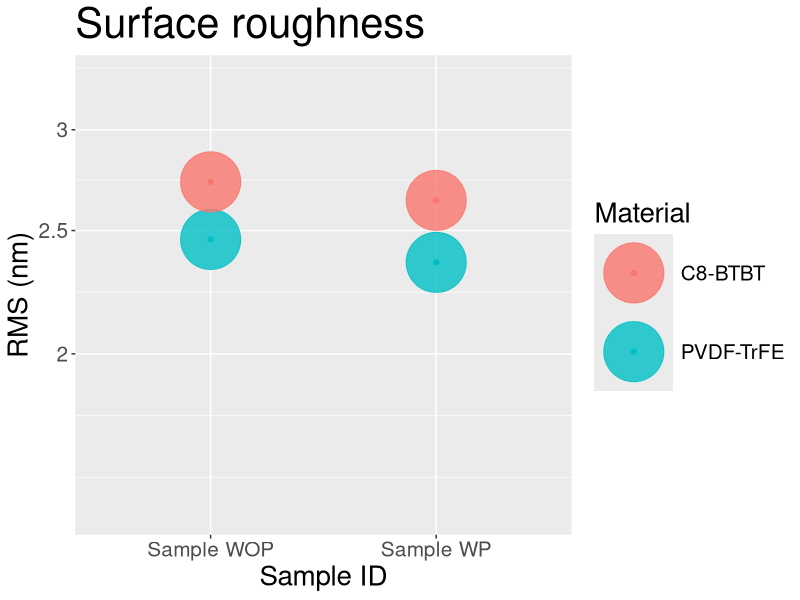

Write R code to recreate this figure.
library(ggplot2)
rm(list=ls())


PVDF <- c(2.46,2.36,1.68,1.32)
C8BTBT <- c(2.73,2.64,1.66,1.45)
PEN <- c(11.83,12.67,14.71,10.98)
DeviceId <- c("Sample WOP","Sample WP","Sample P2", "Sample P3")
DeviceP <- rep("PVDF-TrFE",times=4)
DeviceC <- rep("C8-BTBT",times=4)
DevicePEN <- rep("PENTACENE",times=4)

PVDFALL <- data.frame(DeviceId,PVDF,DeviceP)
colnames(PVDFALL)[2] <- "RMS"
colnames(PVDFALL)[3] <- "Material"

C8ALL <- data.frame(DeviceId,C8BTBT,DeviceC)
colnames(C8ALL)[2] <- "RMS"
colnames(C8ALL)[3] <- "Material"

PENALL <- data.frame(DeviceId,PEN,DevicePEN)
colnames(PENALL)[2] <- "RMS"
colnames(PENALL)[3] <- "Material"


SlopeAll <- rbind(PVDFALL[1:2,],C8ALL[1:2,])

ymaj <- c(2.0,2.5,3.0)


PenPic <- qplot(data=SlopeAll,x=DeviceId,y=RMS ,colour = Material, main = "Surface roughness", xlab = "Sample ID", ylab = "RMS (nm)")+ theme_set(theme_bw())



PenPic + scale_y_log10(limits=c(1.5,3.3),breaks= ymaj,labels=ymaj)+geom_point(position = "dodge",alpha =0.8,size=20) + theme(axis.title.x = element_text(size=20), axis.title.y = element_text(size=20), plot.title = element_text(size=30),axis.text.x = element_text(size=15),axis.text.y = element_text(size=15),legend.text =element_text(size=15), legend.title=element_text(size=20) )
#PenPic + geom_bar(ymin=1000,position = "dodge",alpha =0.8) + theme(axis.title.x = element_text(size=20), axis.title.y = element_text(size=20), plot.title = element_text(size=30),axis.text.x = element_text(size=15),axis.text.y = element_text(size=15),legend.text =element_text(size=15), legend.title=element_text(size=20) )
